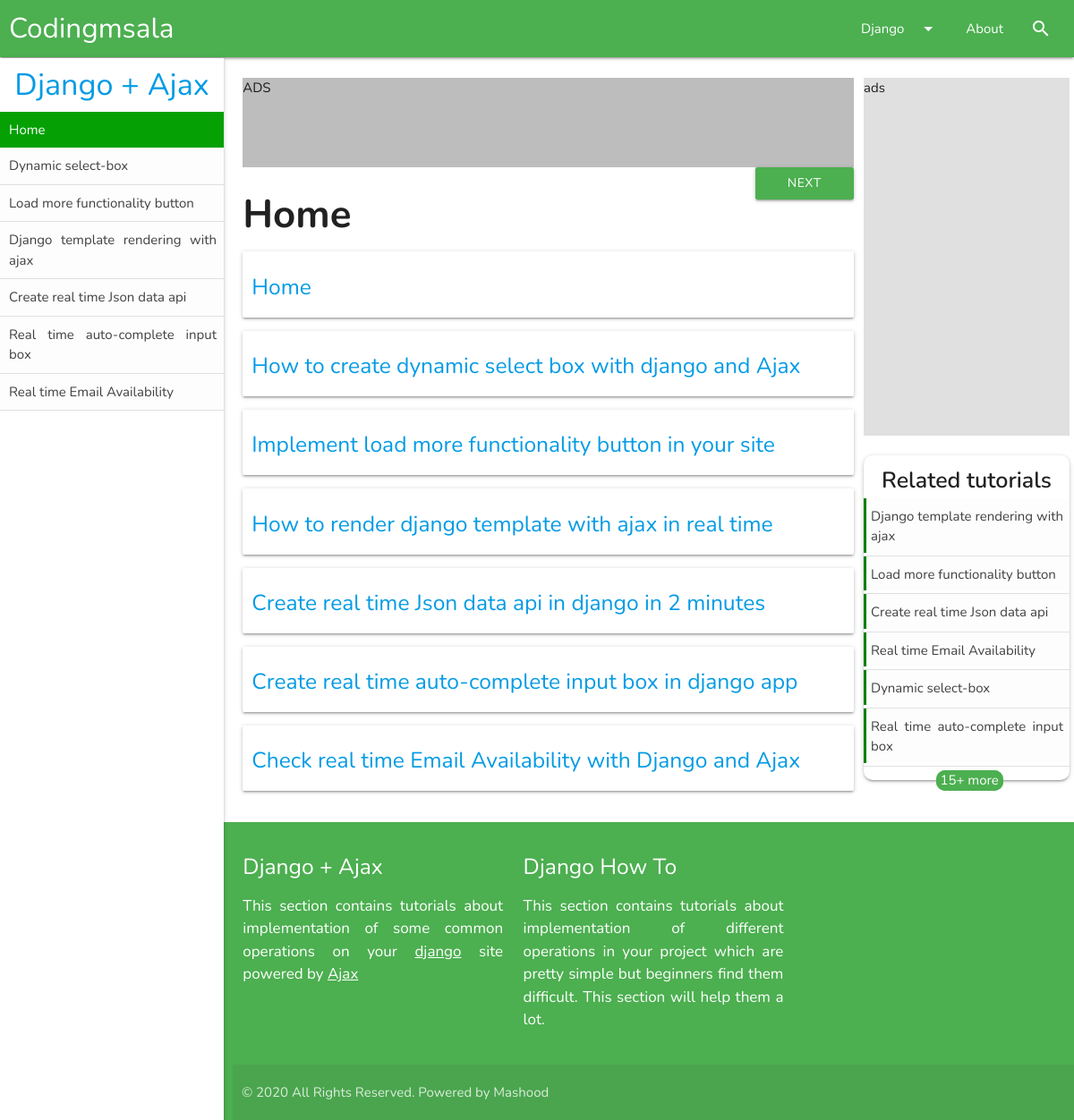
/django-ajax/, run on the app's committed database.
### ajax_django_posts/models.py (models this page shows, shortened)
class DjangoAjaxPosts(models.Model):
    heading = models.CharField(max_length=200)
    short_name = models.CharField(max_length=200)
    url = models.CharField(max_length=200,)
    description = models.TextField(default='Here description will be placed !')
    def __str__(self):
        return self.short_name

### ajax_django_posts/views.py (the view)
# urls.py: path('', index, name='django-ajax'),
def index(request):
    data = DjangoAjaxPosts.objects.all()
    return fetchpost(request,'Home')

### ajax_django_posts/views.py (called while the page is built)
def fetchpost(request,url):
    data = DjangoAjaxPosts.objects.all()
    page_info = data.get(url=url)
    previous_item = data.filter(id=page_info.id-1).first()
    next_item = data.filter(id=page_info.id+1).first()
    pages = DjangoAjaxPosts.objects.all().exclude(url=url).exclude(url='Home')
    related_articles = random.sample(list(pages), len(pages))
    length1 = int((70*len(pages))/100)
    if len(pages)<=10:length1=len(pages)
    context = {
        'posts':data,
        'previous': previous_item,
        'next':next_item,
        'page_title':page_info.short_name,
        'article_heading': page_info.heading,
        'app_name': 'Django + Ajax',
        'related_articles':related_articles[:length1],
        'bottom_articles':related_articles[length1:]
    }
    return render(request, f'ajax-django-posts/{url}/{url}.html', context)

### Templates/ajax-django-posts/Home/Home.html (shortened to what this page needs)
{% extends 'partials/root/engine.html' %}
{% block 'engine'%}
{% for post in posts %}
    <div class="card">
        <div style="border-radius:40px;padding: 10px;">
            <h5><a href="{{post.url}}">{{post.heading}}</a></h5>
        </div>
    </div>
{% endfor %}
{% endblock 'engine'%}

### Templates/partials/root/engine.html
{% extends "base.html" %}
{% block 'mainbody' %}
    {% include "partials/root/sidebar.html" %}
    <main>
        <div class="row" style="padding-top: 0px !important;">
            <div id="col1" class="col s12 m9 l9 " > <br>
                <div class="grey lighten-1" style="height: 100px;width: 100%;">ADS</div>
                {% include "partials/root/next-previous-buttons.html" %}
                <h3 style="font-weight: bold;" class="text ">{{article_heading}}</h3>
                {% block 'engine' %}
                {% endblock 'engine' %}
            </div>
            {% include "partials/root/ADS.html" %}
        </div>
    </main>
{% endblock 'mainbody' %}

### Templates/base.html (shortened to what this page needs)
{% load static %}
<!DOCTYPE html>
<html>
<head>
  <link rel="stylesheet" href="https://cdnjs.cloudflare.com/ajax/libs/materialize/1.0.0/css/materialize.min.css">
  <link rel="stylesheet" href="{% static 'css/prism.css' %}">
</head>
<body>
{% include 'partials/root/navbar.html' %}
{% block 'mainbody' %}
{% endblock 'mainbody' %}
{% include "partials/root/footer.html" %}
   </body>
 </html>

### Templates/partials/root/navbar.html (shortened to what this page needs)
{% block 'mainbody' %}
<div class="navbar-fixed" style="position: relative;">
  <nav  class="green ">
      <div class="nav-wrapper">
          <a href="/" class="brand-logo" style="padding-left: 10px;">Codingmsala</a>
          <ul class="right hide-on-med-and-down">
              <li><a class="dropdown-trigger" href="#!" data-target="django">Django<i class="material-icons right">arrow_drop_down</i></a></li>
              <li><a href="#">About</a></li>
              <li onclick="document.getElementById('search').style.display='block';document.getElementById('focus').focus()" style="margin-right: 10px;"><a href="#"><i class="material-icons" >search</i></a></li>
          </ul>
      </div>
    </nav>
</div>
{% endblock 'mainbody' %}

### Templates/partials/root/sidebar.html (shortened to what this page needs)
<ul id="slide-out" class="sidenav sidenav-fixed " style="width: 250px;margin-top: 65px;padding-bottom: 11 0px;">
    <a href="/django-ajax"><h4 style="text-align: center;margin-bottom: 5px;margin: 11px  0px;">{{app_name}}</h4></a>
    {% for post in posts %}
        {% if page_title == post.short_name %}
        <a  id="sidebaritems" style="padding: 0%;padding-left: 10px;display: block;font-size: 15px;padding: 9px 8px 9px 10px;background-color:rgb(4, 160, 4);color:rgb(255, 255, 255)" href="{{post.url}}">{{post.short_name}}</a>
        {% else %}
        <a  class="sidebaritems" id="sidebaritems" style="padding: 0%;padding-left: 10px;display: block;color: rgb(65, 65, 65);font-size: 15px;background-color: rgb(253, 253, 253);padding: 9px 8px 9px 10px;" href="{{post.url}}">{{post.short_name}}</a>
        <div class="divider" style="margin-top: 0px !important;"></div>
        {% endif %}
        {% endfor %}
  </ul>

### Templates/partials/root/next-previous-buttons.html (shortened to what this page needs)
<div class="navigation_btns">
    {% if next %}
        <a  href="{{next.url}}"  id="previous" class="btn green right"> <span style="margin: 20px 20px;">Next</span> </a>
    {% endif %}
</div>

### Templates/partials/root/ADS.HTML
<div id="col2" class="col s12 m3 l3 " style="padding:0px 5px 0px 0px  !important;"> <br>
    <div class="grey lighten-2" style="height: 400px;width: 100%;">ads</div> <br>
<div id="related" style="width: 100%;border-radius:10px;position: relative;" class="z-depth-1">
    <p style="padding-top: 10px;text-align: center;font-weight:600;font-size: 25px;margin: 0px !important">Related tutorials</p>
    <ul id="related" style="margin-top: 0px !important;padding-bottom: 15px;">
        {% for related_article in related_articles %}
            <a  id="sidebaritems" style="border-left: 3px solid green;padding: 0%;padding-left: 10px;display: block;color: rgb(65, 65, 65);font-size: 15px;background-color: rgb(253, 253, 253);padding: 9px 7px 7px 5px;" href="{{related_article.url}}">{{related_article}}</a><div class="divider" style="margin-top: 3px !important;"></div>
        {% endfor %}
    </ul>
<span style="position: absolute;bottom: -12px;left: 35%;;border-radius:10px;padding: 0px 5px;z-index: 1;" class="green white-text pulse">15+ more</span>
</div>
</div>

### Templates/partials/root/footer.html
<footer class="green page-footer">
    <div class="">
      <div class="row">
        <div class="col l4 m4 s12">
          <h5 class="white-text">Django + Ajax</h5>
          <p class="p2">
            This section contains tutorials about implementation of some common operations
            on your <u>django</u> site powered by <u>Ajax</u>
          </p>
        </div>
        <div class="col l4 m4 s12">
          <h5 class="white-text">Django How To</h5>
          <p class="p2">
            This section contains tutorials about implementation of different operations in your project
            which are pretty simple but beginners find them difficult. This section will help them a lot.
          </p>
        </div>
      </div>
    </div>
    <div class="footer-copyright">
      <div style="padding: 10px;">
      © 2020 All Rights Reserved. Powered by Mashood
      </div>
    </div>
  </footer>

### Templates/base.html (style rules this page uses)
body { font-family: 'Nunito', sans-serif; text-align: justify; }
.text { font-family: 'Nunito', sans-serif; }
p { font-size:19px; }
.p2 { font-size: 17px; }
main,footer { padding-left: 260px }

### data on the page
DjangoAjaxPosts: short_name "Home", heading "Home"
DjangoAjaxPosts: short_name "Dynamic select-box", heading "How to create dynamic select box with django and Ajax"
DjangoAjaxPosts: short_name "Load more functionality button", heading "Implement load more functionality button in your site"
DjangoAjaxPosts: short_name "Django template rendering with ajax", heading "How to render django template with ajax in real time"
DjangoAjaxPosts: short_name "Create real time Json data api", heading "Create real time Json data api in django in 2 minutes"
DjangoAjaxPosts: short_name "Real time auto-complete input box", heading "Create real time auto-complete input box in django app"
DjangoAjaxPosts: short_name "Real time Email Availability", heading "Check real time Email Availability with Django and Ajax"

### other printed values
{{ app_name }} "Django + Ajax"
